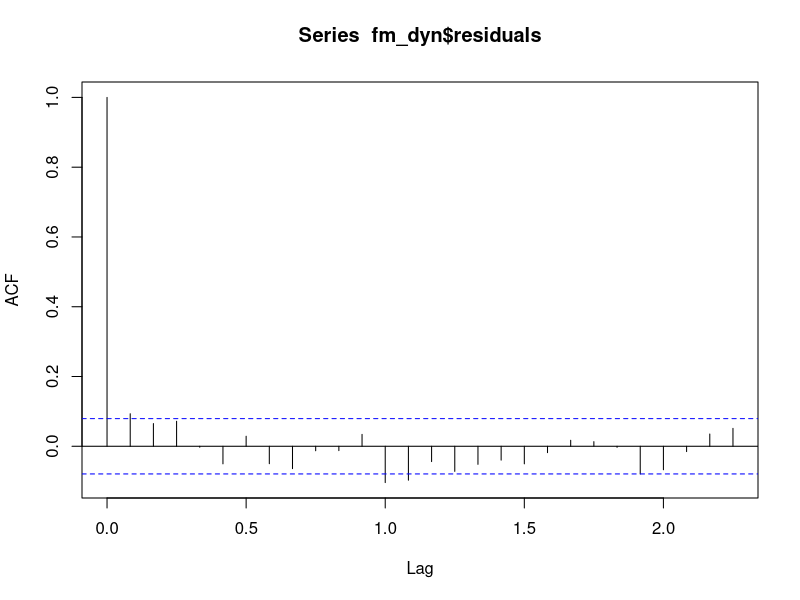
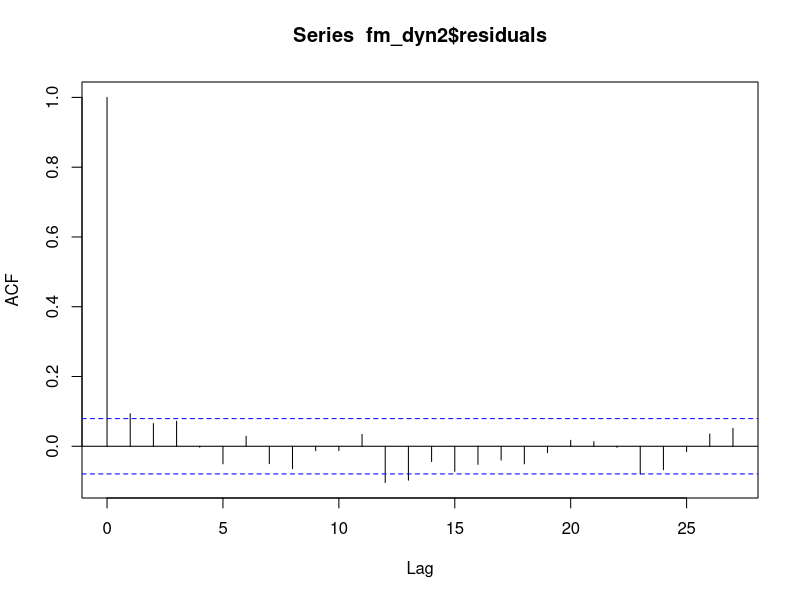
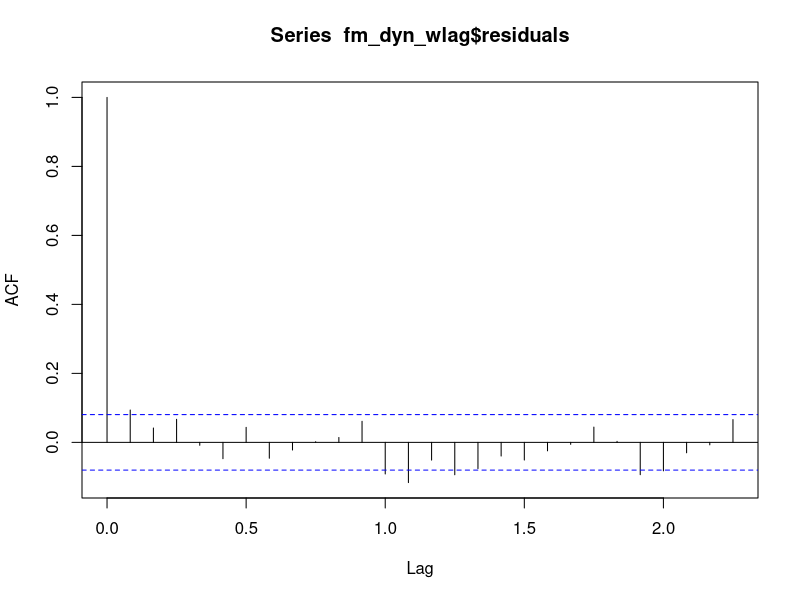
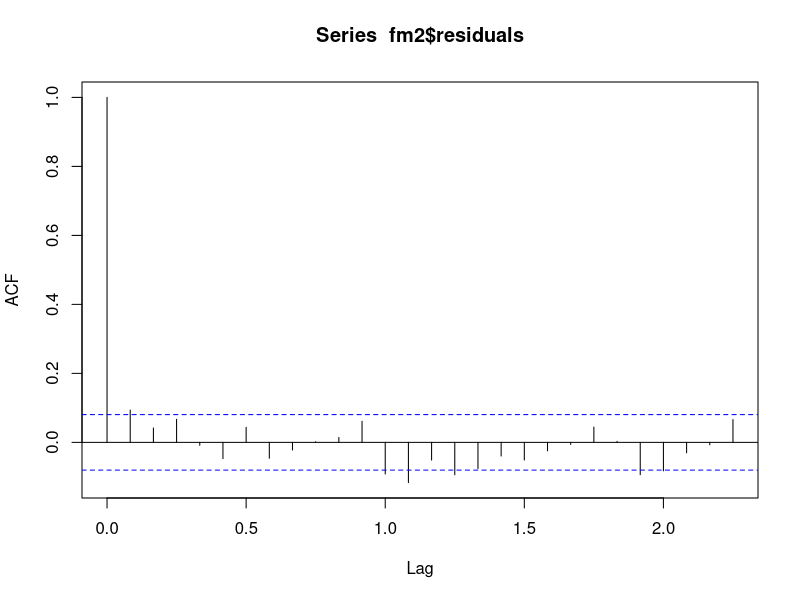
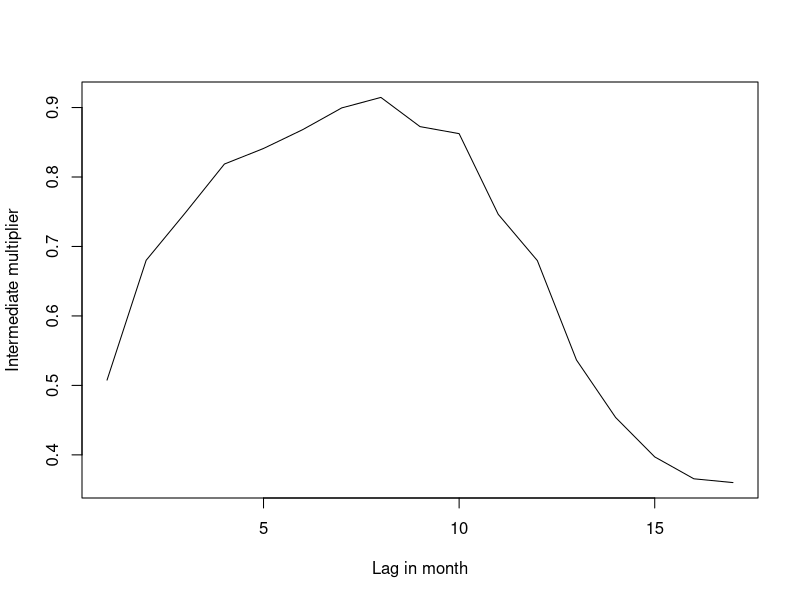

These charts were generated, in order, by the following R code:


# Distribution lag models DLM

# Change in the orange juice prices by cold weather

library(AER)
library(dynlm)
library(tidyverse)
# Data
data("FrozenJuice")

df <- as_tibble(FrozenJuice)

# Create a new dataset. percetage change in realtive price
df1 <- df |> 
  mutate( ret   = log(price/ppi),
          ret   = 100*(ret - lag(ret) ),
          ) 

# The ts pacakges
fj <- ts.union(fdd = FrozenJuice[,3],
         ret = 100*diff(log(FrozenJuice[,1]/FrozenJuice[,2]) )
         )


## Test if the variable is stable 
fm_dyn  <- dynlm(ret ~ fdd, dat = fj)
fm_dyn2 <- dynlm(data = df1, ret ~fdd)

acf(fm_dyn$residuals) # Look like white noise -- we can report the OLS se
acf(fm_dyn2$residuals)

# Reporting the SE, with OLS
summary(fm_dyn)

# Positive relation between nr of days freezing and change in price.
# When its colder, the price goes up

## Including lags
fm_dyn_wlag <- dynlm( ret ~ L(fdd,0:18), data = fj)

acf(fm_dyn_wlag$residuals) # Also with white noise.

# Can report OLS SE
summary(fm_dyn_wlag)

# The result:
# The coeffiseints are estimates of the dynamic casual effects on the juice price change
# for the first 18 months by a 1 increase in freecing days in mnd (fdd)
# -- A single freezing day is estimated to increase price by 0.5% over the mnd.the FDD days accur.
# The subseq. effct on price in later month of a freezing day is less.
# This can be seen from the laged variables -small and no sign.

## Report te intermeidate multipliers
fm2 <- dynlm( ret ~L(d(fdd), 0:17) + L(fdd,18), dat = fj)

acf(fm2$residuals) # Seems like white noise
# Report OLS

summary(fm2)

# The coeff. is the cummulative sum of model fm_dyn_wlag

summary(fm_dyn_wlag)
coef <- map_dbl(1:18,function(x) fm_dyn_wlag$coefficients[x])

result_intermediate_multipliers <- 
  tibble( i = 1:length(coef[-1]), c = coef[-1] ) |> 
  mutate( cumsum = cumsum(c),
          alt = fm2$coefficients[2:18]
          )

# Confirm the result
summary(fm2)
fm2$coefficients[-1]

# Interpreting the result:
# After 7 month the cumulative effect of a freezing day is 0.9%
# Later, the effect reduces.
plot(result_intermediate_multipliers$alt, type = "l",
     xlab = "Lag in month",
     ylab = "Intermediate multiplier"
     )
